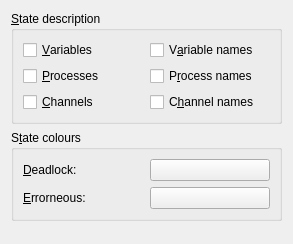
<?xml version="1.0" encoding="UTF-8"?>
<ui version="4.0">
 <class>TracePreferences</class>
 <widget class="QWidget" name="TracePreferences">
  <property name="geometry">
   <rect>
    <x>0</x>
    <y>0</y>
    <width>293</width>
    <height>244</height>
   </rect>
  </property>
  <layout class="QVBoxLayout" name="verticalLayout">
   <item>
    <widget class="QGroupBox" name="groupBox">
     <property name="title">
      <string>&amp;State description</string>
     </property>
     <layout class="QGridLayout" name="gridLayout">
      <item row="0" column="0">
       <widget class="QCheckBox" name="variableBox">
        <property name="text">
         <string>&amp;Variables</string>
        </property>
       </widget>
      </item>
      <item row="0" column="1">
       <widget class="QCheckBox" name="variableNameBox">
        <property name="text">
         <string>V&amp;ariable names</string>
        </property>
       </widget>
      </item>
      <item row="1" column="0">
       <widget class="QCheckBox" name="processBox">
        <property name="text">
         <string>&amp;Processes</string>
        </property>
       </widget>
      </item>
      <item row="1" column="1">
       <widget class="QCheckBox" name="processNameBox">
        <property name="text">
         <string>P&amp;rocess names</string>
        </property>
       </widget>
      </item>
      <item row="2" column="0">
       <widget class="QCheckBox" name="channelBox">
        <property name="text">
         <string>&amp;Channels</string>
        </property>
       </widget>
      </item>
      <item row="2" column="1">
       <widget class="QCheckBox" name="channelNameBox">
        <property name="text">
         <string>C&amp;hannel names</string>
        </property>
       </widget>
      </item>
     </layout>
    </widget>
   </item>
   <item>
    <widget class="QGroupBox" name="colourGroup">
     <property name="title">
      <string>S&amp;tate colours</string>
     </property>
     <layout class="QGridLayout" name="gridLayout_6">
      <item row="0" column="0">
       <widget class="QLabel" name="deadlLabel">
        <property name="text">
         <string>&amp;Deadlock:</string>
        </property>
        <property name="buddy">
         <cstring>deadButton</cstring>
        </property>
       </widget>
      </item>
      <item row="0" column="1">
       <widget class="QtColorPicker" name="deadButton">
        <property name="text">
         <string/>
        </property>
       </widget>
      </item>
      <item row="1" column="0">
       <widget class="QLabel" name="errorLabel">
        <property name="text">
         <string>&amp;Errorneous:</string>
        </property>
        <property name="buddy">
         <cstring>errorButton</cstring>
        </property>
       </widget>
      </item>
      <item row="1" column="1">
       <widget class="QtColorPicker" name="errorButton">
        <property name="text">
         <string/>
        </property>
       </widget>
      </item>
     </layout>
    </widget>
   </item>
   <item>
    <spacer name="verticalSpacer">
     <property name="orientation">
      <enum>Qt::Vertical</enum>
     </property>
     <property name="sizeHint" stdset="0">
      <size>
       <width>20</width>
       <height>10</height>
      </size>
     </property>
    </spacer>
   </item>
  </layout>
 </widget>
 <customwidgets>
  <customwidget>
   <class>QtColorPicker</class>
   <extends>QPushButton</extends>
   <header location="global">qtcolorpicker.h</header>
  </customwidget>
 </customwidgets>
 <resources/>
 <connections/>
</ui>
